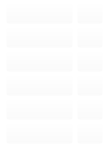
          <widget class="QFrame" name="frame_29">
           <property name="geometry">
            <rect>
             <x>701</x>
             <y>346</y>
             <width>111</width>
             <height>138</height>
            </rect>
           </property>
           <property name="styleSheet">
            <string notr="true">QFrame
{
	
	background-color: rgba(255, 255, 255, 0);
}</string>
           </property>
           <property name="frameShape">
            <enum>QFrame::StyledPanel</enum>
           </property>
           <property name="frameShadow">
            <enum>QFrame::Raised</enum>
           </property>
           <layout class="QVBoxLayout" name="verticalLayout_4">
            <property name="spacing">
             <number>0</number>
            </property>
            <property name="leftMargin">
             <number>0</number>
            </property>
            <property name="topMargin">
             <number>0</number>
            </property>
            <property name="rightMargin">
             <number>0</number>
            </property>
            <property name="bottomMargin">
             <number>0</number>
            </property>
            <item>
             <widget class="QFrame" name="frame_23">
              <property name="styleSheet">
               <string notr="true">QFrame
{
	
	background-color: rgba(255, 255, 255, 0);
}</string>
              </property>
              <property name="frameShape">
               <enum>QFrame::StyledPanel</enum>
              </property>
              <property name="frameShadow">
               <enum>QFrame::Raised</enum>
              </property>
              <layout class="QHBoxLayout" name="horizontalLayout_19">
               <property name="spacing">
                <number>0</number>
               </property>
               <property name="leftMargin">
                <number>0</number>
               </property>
               <property name="topMargin">
                <number>0</number>
               </property>
               <property name="rightMargin">
                <number>0</number>
               </property>
               <property name="bottomMargin">
                <number>0</number>
               </property>
               <item>
                <widget class="QPushButton" name="P13">
                 <property name="sizePolicy">
                  <sizepolicy hsizetype="Minimum" vsizetype="Minimum">
                   <horstretch>0</horstretch>
                   <verstretch>0</verstretch>
                  </sizepolicy>
                 </property>
                 <property name="maximumSize">
                  <size>
                   <width>67</width>
                   <height>16777215</height>
                  </size>
                 </property>
                 <property name="styleSheet">
                  <string notr="true">QPushButton
{
	background-color: rgba(255, 255, 255, 0);
}</string>
                 </property>
                 <property name="text">
                  <string/>
                 </property>
                 <property name="icon">
                  <iconset>
                   <normaloff>assets/none.png</normaloff>assets/none.png</iconset>
                 </property>
                 <property name="iconSize">
                  <size>
                   <width>76</width>
                   <height>76</height>
                  </size>
                 </property>
                </widget>
               </item>
               <item>
                <widget class="QPushButton" name="P13_def">
                 <property name="sizePolicy">
                  <sizepolicy hsizetype="Minimum" vsizetype="Minimum">
                   <horstretch>0</horstretch>
                   <verstretch>0</verstretch>
                  </sizepolicy>
                 </property>
                 <property name="maximumSize">
                  <size>
                   <width>26</width>
                   <height>16777215</height>
                  </size>
                 </property>
                 <property name="styleSheet">
                  <string notr="true">QPushButton
{
	background-color: rgba(255, 255, 255, 0);
}</string>
                 </property>
                 <property name="text">
                  <string/>
                 </property>
                 <property name="icon">
                  <iconset>
                   <normaloff>assets/13.png</normaloff>assets/13.png</iconset>
                 </property>
                 <property name="iconSize">
                  <size>
                   <width>76</width>
                   <height>76</height>
                  </size>
                 </property>
                </widget>
               </item>
              </layout>
             </widget>
            </item>
            <item>
             <widget class="QFrame" name="frame_24">
              <property name="styleSheet">
               <string notr="true">QFrame
{
	
	background-color: rgba(255, 255, 255, 0);
}</string>
              </property>
              <property name="frameShape">
               <enum>QFrame::StyledPanel</enum>
              </property>
              <property name="frameShadow">
               <enum>QFrame::Raised</enum>
              </property>
              <layout class="QHBoxLayout" name="horizontalLayout_20">
               <property name="spacing">
                <number>0</number>
               </property>
               <property name="leftMargin">
                <number>0</number>
               </property>
               <property name="topMargin">
                <number>0</number>
               </property>
               <property name="rightMargin">
                <number>0</number>
               </property>
               <property name="bottomMargin">
                <number>0</number>
               </property>
               <item>
                <widget class="QPushButton" name="P12">
                 <property name="sizePolicy">
                  <sizepolicy hsizetype="Minimum" vsizetype="Minimum">
                   <horstretch>0</horstretch>
                   <verstretch>0</verstretch>
                  </sizepolicy>
                 </property>
                 <property name="maximumSize">
                  <size>
                   <width>67</width>
                   <height>16777215</height>
                  </size>
                 </property>
                 <property name="styleSheet">
                  <string notr="true">QPushButton
{
	background-color: rgba(255, 255, 255, 0);
}</string>
                 </property>
                 <property name="text">
                  <string/>
                 </property>
                 <property name="icon">
                  <iconset>
                   <normaloff>assets/none.png</normaloff>assets/none.png</iconset>
                 </property>
                 <property name="iconSize">
                  <size>
                   <width>76</width>
                   <height>76</height>
                  </size>
                 </property>
                </widget>
               </item>
               <item>
                <widget class="QPushButton" name="P12_def">
                 <property name="sizePolicy">
                  <sizepolicy hsizetype="Minimum" vsizetype="Minimum">
                   <horstretch>0</horstretch>
                   <verstretch>0</verstretch>
                  </sizepolicy>
                 </property>
                 <property name="maximumSize">
                  <size>
                   <width>26</width>
                   <height>16777215</height>
                  </size>
                 </property>
                 <property name="styleSheet">
                  <string notr="true">QPushButton
{
	background-color: rgba(255, 255, 255, 0);
}</string>
                 </property>
                 <property name="text">
                  <string/>
                 </property>
                 <property name="icon">
                  <iconset>
                   <normaloff>assets/12.png</normaloff>assets/12.png</iconset>
                 </property>
                 <property name="iconSize">
                  <size>
                   <width>76</width>
                   <height>76</height>
                  </size>
                 </property>
                </widget>
               </item>
              </layout>
             </widget>
            </item>
            <item>
             <widget class="QFrame" name="frame_25">
              <property name="styleSheet">
               <string notr="true">QFrame
{
	
	background-color: rgba(255, 255, 255, 0);
}</string>
              </property>
              <property name="frameShape">
               <enum>QFrame::StyledPanel</enum>
              </property>
              <property name="frameShadow">
               <enum>QFrame::Raised</enum>
              </property>
              <layout class="QHBoxLayout" name="horizontalLayout_21">
               <property name="spacing">
                <number>0</number>
               </property>
               <property name="leftMargin">
                <number>0</number>
               </property>
               <property name="topMargin">
                <number>0</number>
               </property>
               <property name="rightMargin">
                <number>0</number>
               </property>
               <property name="bottomMargin">
                <number>0</number>
               </property>
               <item>
                <widget class="QPushButton" name="P11">
                 <property name="sizePolicy">
                  <sizepolicy hsizetype="Minimum" vsizetype="Minimum">
                   <horstretch>0</horstretch>
                   <verstretch>0</verstretch>
                  </sizepolicy>
                 </property>
                 <property name="maximumSize">
                  <size>
                   <width>67</width>
                   <height>16777215</height>
                  </size>
                 </property>
                 <property name="styleSheet">
                  <string notr="true">QPushButton
{
	background-color: rgba(255, 255, 255, 0);
}</string>
                 </property>
                 <property name="text">
                  <string/>
                 </property>
                 <property name="icon">
                  <iconset>
                   <normaloff>assets/none.png</normaloff>assets/none.png</iconset>
                 </property>
                 <property name="iconSize">
                  <size>
                   <width>76</width>
                   <height>76</height>
                  </size>
                 </property>
                </widget>
               </item>
               <item>
                <widget class="QPushButton" name="P11_def">
                 <property name="sizePolicy">
                  <sizepolicy hsizetype="Minimum" vsizetype="Minimum">
                   <horstretch>0</horstretch>
                   <verstretch>0</verstretch>
                  </sizepolicy>
                 </property>
                 <property name="maximumSize">
                  <size>
                   <width>26</width>
                   <height>16777215</height>
                  </size>
                 </property>
                 <property name="styleSheet">
                  <string notr="true">QPushButton
{
	background-color: rgba(255, 255, 255, 0);
}</string>
                 </property>
                 <property name="text">
                  <string/>
                 </property>
                 <property name="icon">
                  <iconset>
                   <normaloff>assets/11.png</normaloff>assets/11.png</iconset>
                 </property>
                 <property name="iconSize">
                  <size>
                   <width>76</width>
                   <height>76</height>
                  </size>
                 </property>
                </widget>
               </item>
              </layout>
             </widget>
            </item>
            <item>
             <widget class="QFrame" name="frame_26">
              <property name="styleSheet">
               <string notr="true">QFrame
{
	
	background-color: rgba(255, 255, 255, 0);
}</string>
              </property>
              <property name="frameShape">
               <enum>QFrame::StyledPanel</enum>
              </property>
              <property name="frameShadow">
               <enum>QFrame::Raised</enum>
              </property>
              <layout class="QHBoxLayout" name="horizontalLayout_22">
               <property name="spacing">
                <number>0</number>
               </property>
               <property name="leftMargin">
                <number>0</number>
               </property>
               <property name="topMargin">
                <number>0</number>
               </property>
               <property name="rightMargin">
                <number>0</number>
               </property>
               <property name="bottomMargin">
                <number>0</number>
               </property>
               <item>
                <widget class="QPushButton" name="P10">
                 <property name="sizePolicy">
                  <sizepolicy hsizetype="Minimum" vsizetype="Minimum">
                   <horstretch>0</horstretch>
                   <verstretch>0</verstretch>
                  </sizepolicy>
                 </property>
                 <property name="maximumSize">
                  <size>
                   <width>67</width>
                   <height>16777215</height>
                  </size>
                 </property>
                 <property name="styleSheet">
                  <string notr="true">QPushButton
{
	background-color: rgba(255, 255, 255, 0);
}</string>
                 </property>
                 <property name="text">
                  <string/>
                 </property>
                 <property name="icon">
                  <iconset>
                   <normaloff>assets/none.png</normaloff>assets/none.png</iconset>
                 </property>
                 <property name="iconSize">
                  <size>
                   <width>76</width>
                   <height>76</height>
                  </size>
                 </property>
                </widget>
               </item>
               <item>
                <widget class="QPushButton" name="P10_def">
                 <property name="sizePolicy">
                  <sizepolicy hsizetype="Minimum" vsizetype="Minimum">
                   <horstretch>0</horstretch>
                   <verstretch>0</verstretch>
                  </sizepolicy>
                 </property>
                 <property name="maximumSize">
                  <size>
                   <width>26</width>
                   <height>16777215</height>
                  </size>
                 </property>
                 <property name="styleSheet">
                  <string notr="true">QPushButton
{
	background-color: rgba(255, 255, 255, 0);
}</string>
                 </property>
                 <property name="text">
                  <string/>
                 </property>
                 <property name="icon">
                  <iconset>
                   <normaloff>assets/10.png</normaloff>assets/10.png</iconset>
                 </property>
                 <property name="iconSize">
                  <size>
                   <width>76</width>
                   <height>76</height>
                  </size>
                 </property>
                </widget>
               </item>
              </layout>
             </widget>
            </item>
            <item>
             <widget class="QFrame" name="frame_27">
              <property name="styleSheet">
               <string notr="true">QFrame
{
	
	background-color: rgba(255, 255, 255, 0);
}</string>
              </property>
              <property name="frameShape">
               <enum>QFrame::StyledPanel</enum>
              </property>
              <property name="frameShadow">
               <enum>QFrame::Raised</enum>
              </property>
              <layout class="QHBoxLayout" name="horizontalLayout_23">
               <property name="spacing">
                <number>0</number>
               </property>
               <property name="leftMargin">
                <number>0</number>
               </property>
               <property name="topMargin">
                <number>0</number>
               </property>
               <property name="rightMargin">
                <number>0</number>
               </property>
               <property name="bottomMargin">
                <number>0</number>
               </property>
               <item>
                <widget class="QPushButton" name="P9">
                 <property name="sizePolicy">
                  <sizepolicy hsizetype="Minimum" vsizetype="Minimum">
                   <horstretch>0</horstretch>
                   <verstretch>0</verstretch>
                  </sizepolicy>
                 </property>
                 <property name="maximumSize">
                  <size>
                   <width>67</width>
                   <height>16777215</height>
                  </size>
                 </property>
                 <property name="styleSheet">
                  <string notr="true">QPushButton
{
	background-color: rgba(255, 255, 255, 0);
}</string>
                 </property>
                 <property name="text">
                  <string/>
                 </property>
                 <property name="icon">
                  <iconset>
                   <normaloff>assets/none.png</normaloff>assets/none.png</iconset>
                 </property>
                 <property name="iconSize">
                  <size>
                   <width>76</width>
                   <height>76</height>
                  </size>
                 </property>
                </widget>
               </item>
               <item>
                <widget class="QPushButton" name="P9_def">
                 <property name="sizePolicy">
                  <sizepolicy hsizetype="Minimum" vsizetype="Minimum">
                   <horstretch>0</horstretch>
                   <verstretch>0</verstretch>
                  </sizepolicy>
                 </property>
                 <property name="maximumSize">
                  <size>
                   <width>26</width>
                   <height>16777215</height>
                  </size>
                 </property>
                 <property name="styleSheet">
                  <string notr="true">QPushButton
{
	background-color: rgba(255, 255, 255, 0);
}</string>
                 </property>
                 <property name="text">
                  <string/>
                 </property>
                 <property name="icon">
                  <iconset>
                   <normaloff>assets/9.png</normaloff>assets/9.png</iconset>
                 </property>
                 <property name="iconSize">
                  <size>
                   <width>76</width>
                   <height>76</height>
                  </size>
                 </property>
                </widget>
               </item>
              </layout>
             </widget>
            </item>
            <item>
             <widget class="QFrame" name="frame_28">
              <property name="styleSheet">
               <string notr="true">QFrame
{
	
	background-color: rgba(255, 255, 255, 0);
}</string>
              </property>
              <property name="frameShape">
               <enum>QFrame::StyledPanel</enum>
              </property>
              <property name="frameShadow">
               <enum>QFrame::Raised</enum>
              </property>
              <layout class="QHBoxLayout" name="horizontalLayout_24">
               <property name="spacing">
                <number>0</number>
               </property>
               <property name="leftMargin">
                <number>0</number>
               </property>
               <property name="topMargin">
                <number>0</number>
               </property>
               <property name="rightMargin">
                <number>0</number>
               </property>
               <property name="bottomMargin">
                <number>0</number>
               </property>
               <item>
                <widget class="QPushButton" name="P8">
                 <property name="sizePolicy">
                  <sizepolicy hsizetype="Minimum" vsizetype="Minimum">
                   <horstretch>0</horstretch>
                   <verstretch>0</verstretch>
                  </sizepolicy>
                 </property>
                 <property name="maximumSize">
                  <size>
                   <width>67</width>
                   <height>16777215</height>
                  </size>
                 </property>
                 <property name="styleSheet">
                  <string notr="true">QPushButton
{
	background-color: rgba(255, 255, 255, 0);
}</string>
                 </property>
                 <property name="text">
                  <string/>
                 </property>
                 <property name="icon">
                  <iconset>
                   <normaloff>assets/none.png</normaloff>assets/none.png</iconset>
                 </property>
                 <property name="iconSize">
                  <size>
                   <width>76</width>
                   <height>76</height>
                  </size>
                 </property>
                </widget>
               </item>
               <item>
                <widget class="QPushButton" name="P8_def">
                 <property name="sizePolicy">
                  <sizepolicy hsizetype="Minimum" vsizetype="Minimum">
                   <horstretch>0</horstretch>
                   <verstretch>0</verstretch>
                  </sizepolicy>
                 </property>
                 <property name="maximumSize">
                  <size>
                   <width>26</width>
                   <height>16777215</height>
                  </size>
                 </property>
                 <property name="styleSheet">
                  <string notr="true">QPushButton
{
	background-color: rgba(255, 255, 255, 0);
}</string>
                 </property>
                 <property name="text">
                  <string/>
                 </property>
                 <property name="icon">
                  <iconset>
                   <normaloff>assets/8.png</normaloff>assets/8.png</iconset>
                 </property>
                 <property name="iconSize">
                  <size>
                   <width>76</width>
                   <height>76</height>
                  </size>
                 </property>
                </widget>
               </item>
              </layout>
             </widget>
            </item>
           </layout>
          </widget>
